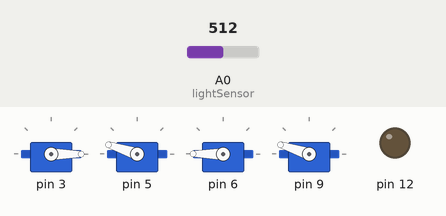
A sketch run on a simulated Arduino Uno, built with avr-gcc and run on an emulated ATmega328P. Parts: 4 × servo, output pins drawn as LEDs (lit = HIGH). The test bench sets the inputs (shaded band); at power-on: A0 (lightSensor) = 512. Random numbers use the default seed unless the sketch sets one.

Above: at 0.1 s.
At 8.2 s:
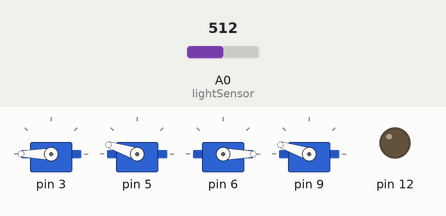
8.3 s: A0 (lightSensor) set to 521
At 12.5 s:
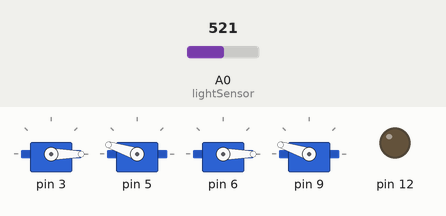
Timing chart, 0 to 28.7 s (numbered marks = the images above; inputs shaded):
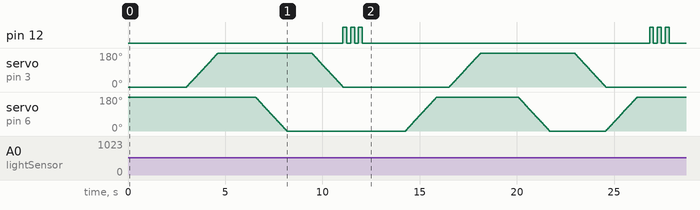

Measured:
- the behaviour switches between 512 and 513 on A0 (lightSensor) (found by bisection; images 1 and 2)

The sketch:

The_Face_with_LightSensor.ino
```cpp
#include <Servo.h>
#include <NAservo.h>

NAservo servo[4];
int lightSensor = 0;
int scanValues[360];

void setup()
{
  pinMode(12, OUTPUT);

  servo[0].Setup(3, 0, 180);
  servo[1].Setup(5, 0, 180);
  servo[2].Setup(6, 0, 180);
  servo[3].Setup(9, 0, 180);

  Serial.begin(9600);
  servo[0].MoveTo(0);
  servo[1].MoveTo(90);
  servo[2].MoveTo(140);
  servo[3].MoveTo(90);
  delay(1000);
}

void loop()
{
  delay(2000);
  scan();
}

void scan() {
  while (!servo[2].MoveTo(140 , 120)) {}
  for (int i = 0; i < 180; i++) {
    while (!servo[0].MoveTo(i, 120)) {}
    scanValues[i] = analogRead(lightSensor);
   /* Serial.print(i);
    Serial.print(": ");
    Serial.print(scanValues[i]);
    Serial.print(";   ");*/
  }

  while (!servo[2].MoveTo(0 , 120)) {}
  for (int i = 179; i >= 0; i--) {
    while (!servo[0].MoveTo(i, 120)) {}
    scanValues[i+180] = analogRead(lightSensor);
   /* Serial.print(i+11);
    Serial.print(": ");
    Serial.print(scanValues[i]);
    Serial.print(";   ");*/
  }

  Serial.println();

  int brightest = 0;
  for (int i = 0; i < 360; i++) {
    if (scanValues[i] > brightest) {
      brightest = scanValues[i];
    }
  }

  //Serial.print("Brightest: ");
  //Serial.println(brightest);

  for (int i = 0; i < 360; i++) {
    if (scanValues[i] == brightest) {
      if(i < 180){
        while (!servo[2].MoveTo(140 , 120)) {}
        while (!servo[0].MoveTo(i, 120)) {}
      }else{
        while (!servo[2].MoveTo(0 , 120)) {}
        while (!servo[0].MoveTo(i-180, 120)) {}
      }
      break;
    }
  }

  digitalWrite(12,HIGH);
  delay(200);
  digitalWrite(12,LOW);
  delay(200);
  digitalWrite(12,HIGH);
  delay(200);
  digitalWrite(12,LOW);
  delay(200);
  digitalWrite(12,HIGH);
  delay(200);
  digitalWrite(12,LOW);
  delay(200);
  //nod();
}

void nod() {
  while (!servo[2].MoveTo(180, 100)) {}
  while (!servo[2].MoveTo(140, 100)) {}
  while (!servo[2].MoveTo(180, 100)) {}
  while (!servo[2].MoveTo(140, 100)) {}
}

void rest() {
  while (!servo[0].MoveTo(50, 150)) {}
  while (!servo[1].MoveTo(0, 150)) {}
  while (!servo[2].MoveTo(142, 150)) {}
  while (!servo[3].MoveTo(80, 150)) {}
}

void rise() {
  while (!servo[0].MoveTo(107, 100)) {}
  while (!servo[1].MoveTo(0, 100)) {}
  while (!servo[2].MoveTo(180, 100)) {}
  while (!servo[3].MoveTo(0, 100)) {}
  while (!servo[1].MoveTo(70, 50)) {}
  while (!servo[1].MoveTo(90, 50) &&
         !servo[2].MoveTo(140, 100) &&
         !servo[3].MoveTo(45, 100)) {}
  while (!servo[3].MoveTo(90, 100)) {}
}

void goDown() {
  while (!servo[0].MoveTo(107, 100)) {}
  while (!servo[3].MoveTo(0, 100)) {}
  while (!servo[2].MoveTo(180, 100)) {}
  while (!servo[1].MoveTo(20, 50)) {}
  while (!servo[1].MoveTo(0, 50) &&
         !servo[2].MoveTo(142, 100) &&
         !servo[3].MoveTo(80, 200)) {}
  rest();
}

void lookOut() {
  int s0 = random() % 180;
  while (!servo[0].MoveTo(s0, 100)) {}
  int lean = random() % 30;
  while (!servo[1].MoveTo(90 - lean, 50) &&
         !servo[2].MoveTo(140 - lean, 50)) {}
  delay(1000);
  int tilt = (random() % 90) + 45;
  while (!servo[3].MoveTo(tilt, 20)) {}
  delay(700);
  while (!servo[3].MoveTo(90, 200)) {}
}
```
